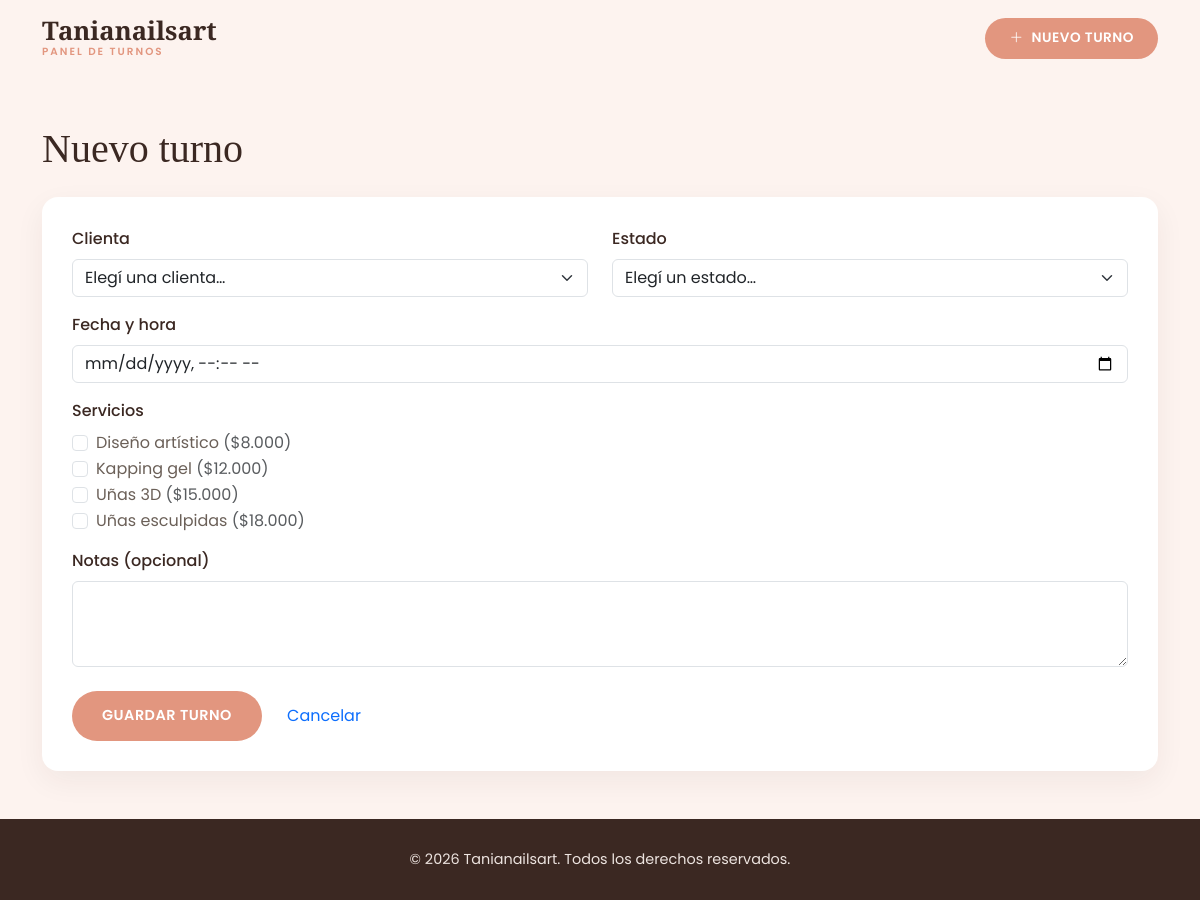
The app's page /admin/crear.php with its own data.
### tables this page shows
CREATE TABLE servicios (
  id            INT AUTO_INCREMENT PRIMARY KEY,
  nombre        VARCHAR(80)   NOT NULL,
  descripcion   VARCHAR(255),
  precio        DECIMAL(10,2) NOT NULL CHECK (precio >= 0),
  duracion_min  INT           NOT NULL DEFAULT 60,
  categoria_id  INT           NOT NULL,
  activo        BOOLEAN       NOT NULL DEFAULT TRUE,
  created_at    TIMESTAMP DEFAULT CURRENT_TIMESTAMP,
  updated_at    TIMESTAMP DEFAULT CURRENT_TIMESTAMP ON UPDATE CURRENT_TIMESTAMP,
  CONSTRAINT fk_servicios_categoria
    FOREIGN KEY (categoria_id) REFERENCES categorias_servicio(id)
);

### includes/funciones.php (called while the page is built, shortened)
<?php
function h($valor): string
{
    return htmlspecialchars((string) ($valor ?? ''), ENT_QUOTES | ENT_SUBSTITUTE, 'UTF-8');
}
function datos_formulario(PDO $pdo): array
{
    return [
        'usuarios'  => $pdo->query("SELECT id, nombre, apellido FROM usuarios WHERE activo = 1 ORDER BY apellido, nombre")->fetchAll(),
        'estados'   => $pdo->query("SELECT id, nombre FROM estados_turno ORDER BY id")->fetchAll(),
        'servicios' => $pdo->query("SELECT id, nombre, precio FROM servicios WHERE activo = 1 ORDER BY nombre")->fetchAll(),
    ];
}

### includes/form_turno.php (the view, shortened to what this page needs)
<form action="<?= h($accion) ?>" method="post" novalidate class="form-tania">
  <div class="row">
    <div class="col-md-6 mb-3">
      <label for="usuario_id" class="form-label">Clienta</label>
      <select id="usuario_id" name="usuario_id" class="form-select <?= isset($errores['usuario_id']) ? 'is-invalid' : '' ?>">
        <option value="">Elegí una clienta…</option>
      </select>
    </div>
    <div class="col-md-6 mb-3">
      <label for="estado_id" class="form-label">Estado</label>
      <select id="estado_id" name="estado_id" class="form-select <?= isset($errores['estado_id']) ? 'is-invalid' : '' ?>">
        <option value="">Elegí un estado…</option>
      </select>
    </div>
  </div>
  <div class="mb-3">
    <label for="fecha_hora" class="form-label">Fecha y hora</label>
    <input type="datetime-local" id="fecha_hora" name="fecha_hora"
           class="form-control <?= isset($errores['fecha_hora']) ? 'is-invalid' : '' ?>"
           value="<?= h($datos['fecha_hora']) ?>">
  </div>
  <div class="mb-3">
    <span class="form-label d-block">Servicios</span>
    <?php foreach ($opciones['servicios'] as $s): ?>
      <div class="form-check">
        <input class="form-check-input <?= isset($errores['servicios']) ? 'is-invalid' : '' ?>" type="checkbox"
               name="servicios[]" id="serv<?= h($s['id']) ?>" value="<?= h($s['id']) ?>"
               <?= in_array((int) $s['id'], $datos['servicios'], true) ? 'checked' : '' ?>>
        <label class="form-check-label" for="serv<?= h($s['id']) ?>">
          <?= h($s['nombre']) ?> <span class="text-muted">($<?= h(number_format($s['precio'], 0, ',', '.')) ?>)</span>
        </label>
      </div>
    <?php endforeach; ?>
  </div>
  <div class="mb-4">
    <label for="notas" class="form-label">Notas (opcional)</label>
    <textarea id="notas" name="notas" rows="3"
              class="form-control <?= isset($errores['notas']) ? 'is-invalid' : '' ?>"><?= h($datos['notas']) ?></textarea>
  </div>
  <button type="submit" class="btn-reservar btn-reservar-lg border-0"><?= h($textoBoton) ?></button>
  <a href="index.php" class="btn btn-link text-decoration-none ms-2">Cancelar</a>
</form>

### css/estilos.css (style rules this page uses)
:root { --color-fondo-claro: #fdf3ef; --color-salmon: #e2967f; --color-salmon-oscuro: #d1826c; --color-texto-oscuro: #3b2822; --color-texto-gris: #6b6058; --color-blanco: #ffffff; --fuente-titulos: "Playfair Display", serif; --fuente-texto: "Poppins", sans-serif; }
body { font-family: var(--fuente-texto); color: var(--color-texto-gris); background-color: var(--color-fondo-claro); }
.btn-reservar { display: inline-flex; align-items: center; gap: 8px; background-color: var(--color-salmon); color: var(--color-blanco) !important; font-family: var(--fuente-texto); font-weight: 600; font-size: 0.85rem; letter-spacing: 0.5px; padding: 10px 24px; border-radius: 50px; text-decoration: none; transition: background-color 0.2s ease; }
.btn-reservar-lg { padding: 14px 30px; font-size: 0.9rem; }
.form-tania { background-color: var(--color-blanco); border-radius: 16px; padding: 30px; box-shadow: 0 10px 30px rgba(59, 40, 34, 0.06); }
.form-tania .form-label { font-weight: 500; color: var(--color-texto-oscuro); }

### records on screen
servicios: nombre "Diseño artístico", precio "8.000"
servicios: nombre "Kapping gel", precio "12.000"
servicios: nombre "Uñas 3D", precio "15.000"
servicios: nombre "Uñas esculpidas", precio "18.000"

### other values on screen
$textoBoton "GUARDAR TURNO"
